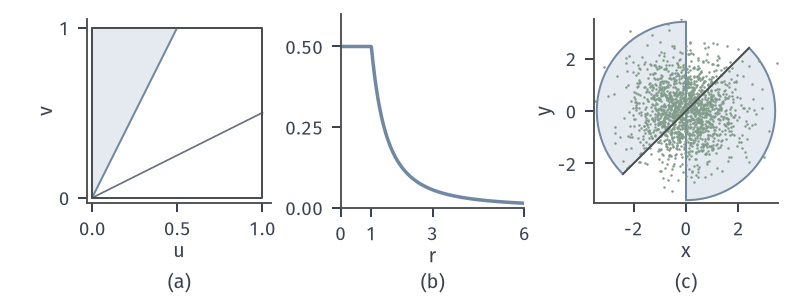

Python code for this plot:
from pathlib import Path
import sys
HERE = Path(__file__).resolve().parent
sys.path.insert(0, str(HERE.parent/"rvt-common"))
from rvt_fig import *
# (a) region U/V<=0.5 in the unit square; (b) density of U/V; (c) iid N(0,1): double wedge {Y/X<=1}, seed 17, 1500 points.
from matplotlib.patches import Polygon, Wedge
fig, axes = figure(width_mm=112, height_mm=42, ncols=3)
panel(fig, left=.11, right=.98, bottom=.3, top=.95, wspace=.38)
ax = axes[0]
ax.add_patch(Polygon([[0, 0], [0, 1], [.5, 1]], fc=BLUE_FILL, ec=BLUE, lw=.8))
ax.plot([0, 1], [0, .5], color=MUTED, lw=.7); ax.plot([0, 1, 1, 0, 0], [0, 0, 1, 1, 0], color=STROKE, lw=.8)
ax.set_xlim(-.03, 1.05); ax.set_ylim(-.03, 1.05); ax.set_aspect('equal'); ax.set_xticks([0, .5, 1]); ax.set_yticks([0, 1]); axlab(ax, '$u$', '$v$')
ax = axes[1]; r = np.linspace(0, 6, 600); f = .5*np.minimum(1, 1/np.maximum(r, 1e-9)**2)
ax.plot(r, f, color=BLUE, lw=1.4); ax.set_xlim(0, 6); ax.set_ylim(0, .6); ax.set_xticks([0, 1, 3, 6]); ax.set_yticks([0, .25, .5]); axlab(ax, '$r$')
ax = axes[2]; R = 3.4
ax.add_patch(Wedge((0, 0), R, -90, 45, fc=BLUE_FILL, ec=BLUE, lw=.8)); ax.add_patch(Wedge((0, 0), R, 90, 225, fc=BLUE_FILL, ec=BLUE, lw=.8))
rng = np.random.default_rng(17); X = rng.standard_normal((1500, 2)); ax.plot(X[:, 0], X[:, 1], 'o', ms=1.0, color=GREEN, mew=0)
ax.plot([-R/np.sqrt(2), R/np.sqrt(2)], [-R/np.sqrt(2), R/np.sqrt(2)], color=STROKE, lw=.7)
ax.set_xlim(-3.5, 3.5); ax.set_ylim(-3.5, 3.5); ax.set_aspect('equal'); ax.set_xticks([-2, 0, 2]); ax.set_yticks([-2, 0, 2]); axlab(ax, '$x$', '$y$')
tags(fig, axes)
save(fig, HERE, 'figure', {'seed': 17, 'sim P(Y/X<=1)': float(np.mean(X[:, 1]/X[:, 0] <= 1)), 'exact': .75})
